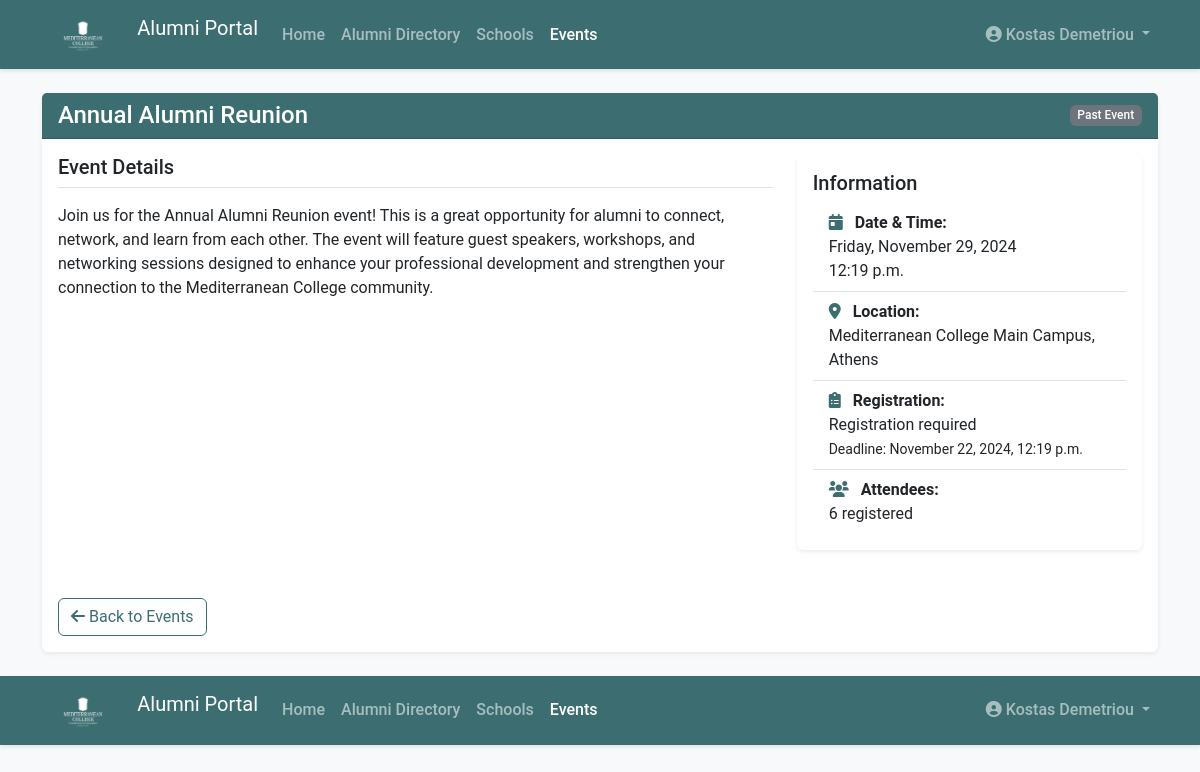
/alumni/events/1/ (signed in), run on the app's committed database.
### alumni/models.py (models this page shows, shortened)
class Event(models.Model):
    title = models.CharField(max_length=200)
    description = models.TextField()
    date = models.DateTimeField()
    location = models.CharField(max_length=200)
    image = models.ImageField(upload_to='event_images', blank=True, null=True)
    registration_required = models.BooleanField(default=False)
    registration_deadline = models.DateTimeField(null=True, blank=True)
    attendees = models.ManyToManyField(AlumniProfile, related_name='events', blank=True)
    created_at = models.DateTimeField(auto_now_add=True)
    updated_at = models.DateTimeField(auto_now=True)
    @property
    def is_past_event(self):
        return self.date < timezone.now()
    class Meta:
        ordering = ['-date']

### alumni/views.py (the view)
# urls.py: path('events/<int:pk>/', views.EventDetailView.as_view(), name='event_detail'),
class EventDetailView(DetailView):
    model = Event
    template_name = 'alumni/event_detail.html'
    context_object_name = 'event'

### templates/alumni/event_detail.html (shortened to what this page needs)
{% extends 'base.html' %}
{% block content %}
<div class="card mb-4">
    <div class="card-header bg-primary text-white">
        <div class="d-flex justify-content-between align-items-center">
            <h4 class="mb-0">{{ event.title }}</h4>
            <span class="badge {% if event.is_past_event %}bg-secondary{% else %}bg-success{% endif %}">
                {% if event.is_past_event %}Past Event{% else %}Upcoming Event{% endif %}
            </span>
        </div>
    </div>
    <div class="card-body">
        <div class="row mb-4">
            <div class="col-md-8">
                <h5 class="border-bottom pb-2 mb-3">Event Details</h5>
                <p>{{ event.description|linebreaks }}</p>
            </div>
            <div class="col-md-4">
                <div class="card">
                    <div class="card-body">
                        <h5 class="card-title">Information</h5>
                        <ul class="list-group list-group-flush">
                            <li class="list-group-item">
                                <i class="fas fa-calendar-day me-2 text-primary"></i>
                                <strong>Date & Time:</strong><br>
                                {{ event.date|date:"l, F j, Y" }}<br>
                                {{ event.date|time:"g:i a" }}
                            </li>
                            <li class="list-group-item">
                                <i class="fas fa-map-marker-alt me-2 text-primary"></i>
                                <strong>Location:</strong><br>
                                {{ event.location }}
                            </li>
                            {% if event.registration_required %}
                                <li class="list-group-item">
                                    <i class="fas fa-clipboard-list me-2 text-primary"></i>
                                    <strong>Registration:</strong><br>
                                    Registration required
                                    {% if event.registration_deadline %}
                                        <br><span class="small">Deadline: {{ event.registration_deadline|date:"F j, Y, g:i a" }}</span>
                                    {% endif %}
                                </li>
                            {% endif %}
                            <li class="list-group-item">
                                <i class="fas fa-users me-2 text-primary"></i>
                                <strong>Attendees:</strong><br>
                                {{ event.attendees.count }} registered
                            </li>
                        </ul>
                    </div>
                </div>
            </div>
        </div>
        <div class="d-flex justify-content-between">
            <a href="{% url 'alumni:event_list' %}" class="btn btn-outline-primary">
                <i class="fas fa-arrow-left"></i> Back to Events
            </a>
        </div>
    </div>
</div>
{% endblock %}

### templates/includes/navbar.html (shortened to what this page needs)
<nav class="navbar navbar-expand-lg navbar-dark bg-primary">
    <div class="container">
        <a class="navbar-brand" href="{% url 'home' %}">
            <img src="/static/images/logo.png" alt="Mediterranean College" height="40" class="d-inline-block align-text-top me-2">
            Alumni Portal
        </a>
        <div class="collapse navbar-collapse" id="navbarNav">
            <ul class="navbar-nav me-auto">
                <li class="nav-item">
                    <a class="nav-link {% if request.path == '/' %}active{% endif %}" href="{% url 'home' %}">Home</a>
                </li>
                <li class="nav-item">
                    <a class="nav-link {% if '/alumni/directory/' in request.path %}active{% endif %}" href="{% url 'alumni:alumni_list' %}">Alumni Directory</a>
                </li>
                <li class="nav-item">
                    <a class="nav-link {% if '/alumni/schools/' in request.path %}active{% endif %}" href="{% url 'alumni:school_list' %}">Schools</a>
                </li>
                <li class="nav-item">
                    <a class="nav-link {% if '/alumni/events/' in request.path %}active{% endif %}" href="{% url 'alumni:event_list' %}">Events</a>
                </li>
            </ul>
            <ul class="navbar-nav ms-auto">
                {% if user.is_authenticated %}
                    <li class="nav-item dropdown">
                        <a class="nav-link dropdown-toggle" href="#" id="navbarDropdown" role="button"
                           data-bs-toggle="dropdown" aria-expanded="false">
                            <i class="fas fa-user-circle"></i> {{ user.get_full_name|default:user.username }}
                        </a>
                    </li>
                {% endif %}
            </ul>
        </div>
    </div>
</nav>

### templates/includes/footer.html (shortened to what this page needs)
<nav class="navbar navbar-expand-lg navbar-dark bg-primary">
    <div class="container">
        <a class="navbar-brand" href="{% url 'home' %}">
            <img src="/static/images/logo.png" alt="Mediterranean College" height="40" class="d-inline-block align-text-top me-2">
            Alumni Portal
        </a>
        <div class="collapse navbar-collapse" id="navbarNav">
            <ul class="navbar-nav me-auto">
                <li class="nav-item">
                    <a class="nav-link {% if request.path == '/' %}active{% endif %}" href="{% url 'home' %}">Home</a>
                </li>
                <li class="nav-item">
                    <a class="nav-link {% if '/alumni/directory/' in request.path %}active{% endif %}" href="{% url 'alumni:alumni_list' %}">Alumni Directory</a>
                </li>
                <li class="nav-item">
                    <a class="nav-link {% if '/alumni/schools/' in request.path %}active{% endif %}" href="{% url 'alumni:school_list' %}">Schools</a>
                </li>
                <li class="nav-item">
                    <a class="nav-link {% if '/alumni/events/' in request.path %}active{% endif %}" href="{% url 'alumni:event_list' %}">Events</a>
                </li>
            </ul>
            <ul class="navbar-nav ms-auto">
                {% if user.is_authenticated %}
                    <li class="nav-item dropdown">
                        <a class="nav-link dropdown-toggle" href="#" id="navbarDropdown" role="button"
                           data-bs-toggle="dropdown" aria-expanded="false">
                            <i class="fas fa-user-circle"></i> {{ user.get_full_name|default:user.username }}
                        </a>
                    </li>
                {% endif %}
            </ul>
        </div>
    </div>
</nav>

### static/css/styles.css (style rules this page uses)
:root { --primary-color: #3c6e71; --secondary-color: #284b63; --accent-color: #d9d9d9; --text-color: #333333; --light-color: #ffffff; --dark-color: #1a1a1a; --success-color: #28a745; --warning-color: #ffc107; --danger-color: #dc3545; --info-color: #17a2b8; }
body { font-family: 'Roboto', 'Segoe UI', Arial, sans-serif; color: var(--text-color); background-color: #f8f9fa; padding-bottom: 0; min-height: 100vh; display: flex; flex-direction: column; }
.bg-primary { background-color: var(--primary-color) !important; }
.text-primary { color: var(--primary-color) !important; }
.btn-outline-primary { color: var(--primary-color); border-color: var(--primary-color); }
.navbar { box-shadow: 0 2px 4px rgba(0, 0, 0, 0.1); }
.navbar-brand img { filter: brightness(0) invert(1); }
.nav-link { font-weight: 500; }
.card { border: none; box-shadow: 0 0.125rem 0.25rem rgba(0, 0, 0, 0.075); transition: transform 0.2s, box-shadow 0.2s; margin-bottom: 1.5rem; }
.card-header { font-weight: 600; }
.badge { font-weight: 500; }

### data on the page
Event: title "Annual Alumni Reunion", description "Join us for the Annual Alumni Reunion event! This is a great opportunity for alumni to connect, network, and learn from each other. The event will feature guest speakers, workshops, and networking sessions designed to enhance your professional development and strengthen your connection to the Mediterranean College community.", date "Friday, November 29, 2024", date "12:19 p.m.", location "Mediterranean College Main Campus, Athens", registration_deadline "November 22, 2024, 12:19 p.m.", attendees.count "6"

### other printed values
{{ user.get_full_name|default:user.username }} "Kostas Demetriou"
